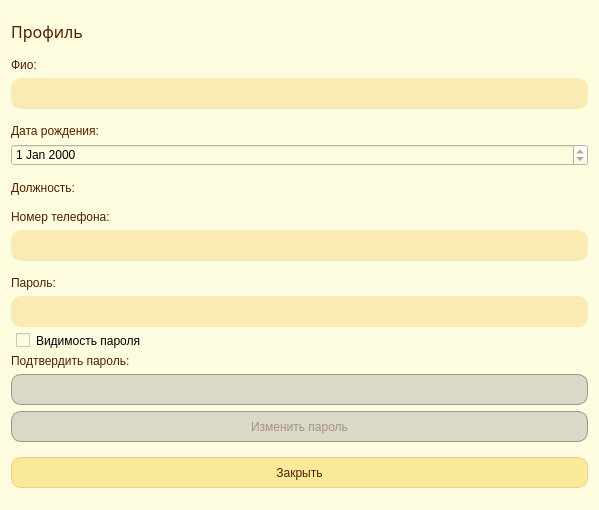
<?xml version="1.0" encoding="UTF-8"?>
<ui version="4.0">
 <class>profileDialog</class>
 <widget class="QDialog" name="profileDialog">
  <property name="windowModality">
   <enum>Qt::WindowModal</enum>
  </property>
  <property name="geometry">
   <rect>
    <x>0</x>
    <y>0</y>
    <width>599</width>
    <height>510</height>
   </rect>
  </property>
  <property name="windowTitle">
   <string>Просмотр профиля</string>
  </property>
  <property name="styleSheet">
   <string notr="true">QMenuBar {
background-color: rgb(250, 234, 153);
font: 87 10pt &quot;Arial Black&quot;;
padding-left: 3px;
	color: rgb(82, 30, 1);
}

QMenuBar::item {
spacing: 3px; /* spacing between menu bar items */
padding: 1px 4px;
background: transparent;
border-radius: 4px;
background-color: rgb(250, 234, 153);
}

QMenuBar::item:selected { /* when selected using mouse or keyboard */
background: #fac983;
}

QMenu {
background-color: rgb(149, 166, 174); 
	font: 75 8pt &quot;Arial Black&quot;;
}

QMenu::item {
background-color: transparent;
}

QMenu::item:selected {
background-color: #fac983; /* rot */
}
QWidget{background-color: rgb(255, 253, 223);}</string>
  </property>
  <layout class="QVBoxLayout" name="verticalLayout_6">
   <item>
    <widget class="QLabel" name="employeeLabel">
     <property name="sizePolicy">
      <sizepolicy hsizetype="Fixed" vsizetype="Fixed">
       <horstretch>0</horstretch>
       <verstretch>0</verstretch>
      </sizepolicy>
     </property>
     <property name="font">
      <font>
       <family>Arial Black</family>
       <pointsize>12</pointsize>
       <weight>10</weight>
       <italic>false</italic>
       <bold>false</bold>
      </font>
     </property>
     <property name="styleSheet">
      <string notr="true">QLabel {
	font: 87 12pt &quot;Arial Black&quot;;
	color: rgb(82, 30, 1);
}</string>
     </property>
     <property name="text">
      <string>Профиль</string>
     </property>
     <property name="alignment">
      <set>Qt::AlignCenter</set>
     </property>
     <property name="margin">
      <number>0</number>
     </property>
    </widget>
   </item>
   <item>
    <layout class="QVBoxLayout" name="verticalLayout">
     <item>
      <widget class="QLabel" name="fullnameLabel">
       <property name="sizePolicy">
        <sizepolicy hsizetype="Fixed" vsizetype="Fixed">
         <horstretch>0</horstretch>
         <verstretch>0</verstretch>
        </sizepolicy>
       </property>
       <property name="styleSheet">
        <string notr="true">QLabel {
	font: 87 8pt &quot;Arial Black&quot;;
	color: rgb(82, 30, 1);
}</string>
       </property>
       <property name="text">
        <string>Фио:</string>
       </property>
      </widget>
     </item>
     <item>
      <widget class="QLineEdit" name="nameLineEdit">
       <property name="minimumSize">
        <size>
         <width>0</width>
         <height>31</height>
        </size>
       </property>
       <property name="maximumSize">
        <size>
         <width>16777215</width>
         <height>31</height>
        </size>
       </property>
       <property name="styleSheet">
        <string notr="true">QLineEdit {
	
	font: 8pt &quot;Arial&quot;;
	padding-left: 10px;
	padding-right: 10px;
	background-color: rgb(250, 235, 180);
	border-radius: 10px;
}

QLineEdit:focus {
  border: 2px solid rgb(250, 201, 131);
}</string>
       </property>
       <property name="inputMethodHints">
        <set>Qt::ImhNone</set>
       </property>
       <property name="readOnly">
        <bool>true</bool>
       </property>
      </widget>
     </item>
    </layout>
   </item>
   <item>
    <layout class="QVBoxLayout" name="verticalLayout_2">
     <item>
      <widget class="QLabel" name="birthDateLabel">
       <property name="sizePolicy">
        <sizepolicy hsizetype="Fixed" vsizetype="Fixed">
         <horstretch>0</horstretch>
         <verstretch>0</verstretch>
        </sizepolicy>
       </property>
       <property name="styleSheet">
        <string notr="true">QLabel {
	font: 87 8pt &quot;Arial Black&quot;;
	color: rgb(82, 30, 1);
}</string>
       </property>
       <property name="text">
        <string>Дата рождения:</string>
       </property>
      </widget>
     </item>
     <item>
      <widget class="QDateEdit" name="birthDateEdit">
       <property name="readOnly">
        <bool>true</bool>
       </property>
      </widget>
     </item>
    </layout>
   </item>
   <item>
    <layout class="QVBoxLayout" name="verticalLayout_3">
     <item>
      <widget class="QLabel" name="positionLabel">
       <property name="sizePolicy">
        <sizepolicy hsizetype="Fixed" vsizetype="Fixed">
         <horstretch>0</horstretch>
         <verstretch>0</verstretch>
        </sizepolicy>
       </property>
       <property name="styleSheet">
        <string notr="true">QLabel {
	font: 87 8pt &quot;Arial Black&quot;;
	color: rgb(82, 30, 1);
}</string>
       </property>
       <property name="text">
        <string>Должность:</string>
       </property>
      </widget>
     </item>
    </layout>
   </item>
   <item>
    <layout class="QVBoxLayout" name="verticalLayout_5">
     <item>
      <widget class="QLabel" name="phoneLabel">
       <property name="sizePolicy">
        <sizepolicy hsizetype="Fixed" vsizetype="Fixed">
         <horstretch>0</horstretch>
         <verstretch>0</verstretch>
        </sizepolicy>
       </property>
       <property name="styleSheet">
        <string notr="true">QLabel {
	font: 87 8pt &quot;Arial Black&quot;;
	color: rgb(82, 30, 1);
}</string>
       </property>
       <property name="text">
        <string>Номер телефона:</string>
       </property>
      </widget>
     </item>
     <item>
      <widget class="QLineEdit" name="phoneLineEdit">
       <property name="minimumSize">
        <size>
         <width>0</width>
         <height>31</height>
        </size>
       </property>
       <property name="maximumSize">
        <size>
         <width>16777215</width>
         <height>31</height>
        </size>
       </property>
       <property name="styleSheet">
        <string notr="true">QLineEdit {
	
	font: 8pt &quot;Arial&quot;;
	padding-left: 10px;
	padding-right: 10px;
	background-color: rgb(250, 235, 180);
	border-radius: 10px;
}

QLineEdit:focus {
  border: 2px solid rgb(250, 201, 131);
}</string>
       </property>
       <property name="readOnly">
        <bool>true</bool>
       </property>
      </widget>
     </item>
    </layout>
   </item>
   <item>
    <layout class="QVBoxLayout" name="verticalLayout_4">
     <item>
      <widget class="QLabel" name="passwordLabel">
       <property name="sizePolicy">
        <sizepolicy hsizetype="Fixed" vsizetype="Fixed">
         <horstretch>0</horstretch>
         <verstretch>0</verstretch>
        </sizepolicy>
       </property>
       <property name="styleSheet">
        <string notr="true">QLabel {
	font: 87 8pt &quot;Arial Black&quot;;
	color: rgb(82, 30, 1);
}</string>
       </property>
       <property name="text">
        <string>Пароль:</string>
       </property>
      </widget>
     </item>
     <item>
      <widget class="QLineEdit" name="passwordLineEdit">
       <property name="minimumSize">
        <size>
         <width>0</width>
         <height>31</height>
        </size>
       </property>
       <property name="maximumSize">
        <size>
         <width>16777215</width>
         <height>31</height>
        </size>
       </property>
       <property name="styleSheet">
        <string notr="true">QLineEdit {
	
	font: 8pt &quot;Arial&quot;;
	padding-left: 10px;
	padding-right: 10px;
	background-color: rgb(250, 235, 180);
	border-radius: 10px;
}

QLineEdit:focus {
  border: 2px solid rgb(250, 201, 131);
}</string>
       </property>
       <property name="echoMode">
        <enum>QLineEdit::Password</enum>
       </property>
      </widget>
     </item>
     <item>
      <widget class="QCheckBox" name="passwordVisibleCheckBox">
       <property name="styleSheet">
        <string notr="true">

padding-left: 5px;
font: 8pt &quot;Arial Black&quot;;</string>
       </property>
       <property name="text">
        <string>Видимость пароля</string>
       </property>
       <property name="tristate">
        <bool>false</bool>
       </property>
      </widget>
     </item>
     <item>
      <widget class="QLabel" name="confirmPasswordLabel">
       <property name="sizePolicy">
        <sizepolicy hsizetype="Fixed" vsizetype="Fixed">
         <horstretch>0</horstretch>
         <verstretch>0</verstretch>
        </sizepolicy>
       </property>
       <property name="styleSheet">
        <string notr="true">QLabel {
	font: 87 8pt &quot;Arial Black&quot;;
	color: rgb(82, 30, 1);
}</string>
       </property>
       <property name="text">
        <string>Подтвердить пароль:</string>
       </property>
      </widget>
     </item>
     <item>
      <widget class="QLineEdit" name="confirmPasswordLineEdit">
       <property name="enabled">
        <bool>false</bool>
       </property>
       <property name="minimumSize">
        <size>
         <width>0</width>
         <height>31</height>
        </size>
       </property>
       <property name="maximumSize">
        <size>
         <width>16777215</width>
         <height>31</height>
        </size>
       </property>
       <property name="styleSheet">
        <string notr="true">QLineEdit {
	
	font: 8pt &quot;Arial&quot;;
	padding-left: 10px;
	padding-right: 10px;
	background-color: rgb(250, 235, 180);
	border-radius: 10px;
}

QLineEdit:focus {
  border: 2px solid rgb(250, 201, 131);
}

QLineEdit:!enabled {
	
	background: rgba(160, 160, 160, 100);
	font: 87 8pt &quot;Arial Black&quot;;
	border: 1px solid rgb(150, 150, 150);
	border-radius: 10px;
	color: rgba(82, 30, 1, 100);
}</string>
       </property>
       <property name="inputMethodHints">
        <set>Qt::ImhHiddenText</set>
       </property>
      </widget>
     </item>
     <item>
      <widget class="QPushButton" name="changePasswordButton">
       <property name="enabled">
        <bool>false</bool>
       </property>
       <property name="minimumSize">
        <size>
         <width>100</width>
         <height>31</height>
        </size>
       </property>
       <property name="maximumSize">
        <size>
         <width>16777215</width>
         <height>31</height>
        </size>
       </property>
       <property name="styleSheet">
        <string notr="true">QWidget {
	background-color: rgb(250, 234, 153);
	border: 1px solid rgb(250, 201, 131);
	border-radius: 10px;
	text-align: center;
}

QAbstractButton {
	
	font: 87 8pt &quot;Arial Black&quot;;
	color: rgb(82, 30, 1);
}
QPushButton:hover:!pressed {
  border: 2px solid rga(250, 201, 131);
}



QPushButton:!enabled {
	
	background: rgba(160, 160, 160, 100);
	font: 87 8pt &quot;Arial Black&quot;;
	border: 1px solid rgb(150, 150, 150);
	border-radius: 10px;
	color: rgba(82, 30, 1, 100);
}</string>
       </property>
       <property name="text">
        <string>Изменить пароль</string>
       </property>
      </widget>
     </item>
    </layout>
   </item>
   <item>
    <widget class="QPushButton" name="closeButton">
     <property name="sizePolicy">
      <sizepolicy hsizetype="MinimumExpanding" vsizetype="Fixed">
       <horstretch>0</horstretch>
       <verstretch>0</verstretch>
      </sizepolicy>
     </property>
     <property name="minimumSize">
      <size>
       <width>100</width>
       <height>31</height>
      </size>
     </property>
     <property name="maximumSize">
      <size>
       <width>16777215</width>
       <height>31</height>
      </size>
     </property>
     <property name="styleSheet">
      <string notr="true">QWidget {
	background-color: rgb(250, 234, 153);
	border: 1px solid rgb(250, 201, 131);
	border-radius: 10px;
	text-align: center;
}

QAbstractButton {
	
	font: 87 8pt &quot;Arial Black&quot;;
	color: rgb(82, 30, 1);
}
QPushButton:hover:!pressed {
  border: 2px solid rgb(250, 201, 131);
}</string>
     </property>
     <property name="text">
      <string>Закрыть</string>
     </property>
     <property name="shortcut">
      <string>Ctrl+S</string>
     </property>
    </widget>
   </item>
  </layout>
 </widget>
 <resources/>
 <connections/>
</ui>
